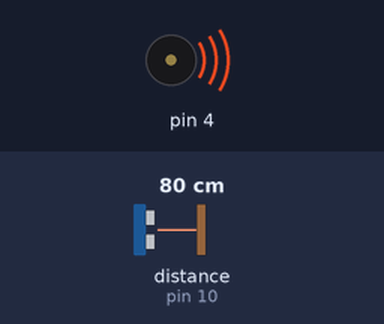
The sketch below on a simulated Arduino Uno, built with avr-gcc and run on an emulated ATmega328P. On the bench: buzzer (waves = sounding). The inputs (shaded band) are chosen by the test bench; at power-on: distance to the obstacle (sensor on pin 10) 80 cm. The echo pulse lasts 58.3 µs per cm; what the sketch prints to the serial monitor is not drawn.

Above: at 25.0 s.
Timing chart, 0 to 65.0 s (numbered marks = the images above):
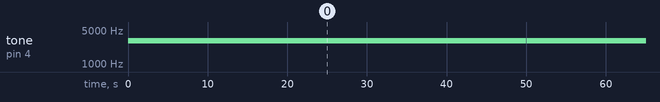

Measured:
- by itself, tone on pin 4: alternates 3000 Hz for 50.0 s and silent for 0.04 s

The sketch:

Ultrasonic_distance.ino
```cpp
#include <hcsr04.h>

#define TRIG_PIN 6
#define ECHO_PIN 10

HCSR04 hcsr04(TRIG_PIN, ECHO_PIN);

void setup(){
    Serial.begin(9600);
}

void loop() {

    // Output the distance in mm
    Serial.println(hcsr04.distanceInMillimeters());
    if(hcsr04.distanceInMillimeters() > 100 && hcsr04.distanceInMillimeters() < 1000)
    {
      tone(4, 3000, 50000);
      delay(50000);
    }

    // Output information about the device, driver, and distance in Bifrost JSON format
    //Serial.println(hcsr04.ToString());

    delay(20);
}
```
